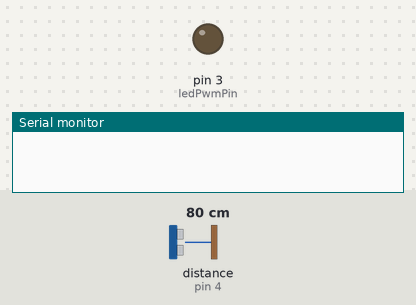
Simulated run of this sketch. Board: Arduino Uno, built with avr-gcc and run on an emulated ATmega328P. Shown: output pins drawn as LEDs (lit = HIGH), the last lines printed to the serial monitor. Wiring (inferred from the names in the program): ultrasonic range finder: trigger pin 2; echo pin 4. The test bench sets the inputs (shaded band); at power-on: distance to the obstacle (sensor on pin 4) 80 cm. The echo pulse lasts 58.3 µs per cm; pins used as bus, display or sensor lines are not drawn.

Above: at 1.2 s.
1.3 s: distance to the obstacle (sensor on pin 4) set to 4 cm
At 2.5 s:
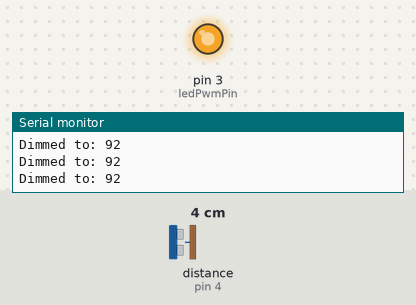
3.0 s: distance to the obstacle (sensor on pin 4) set to 9 cm
At 4.3 s:
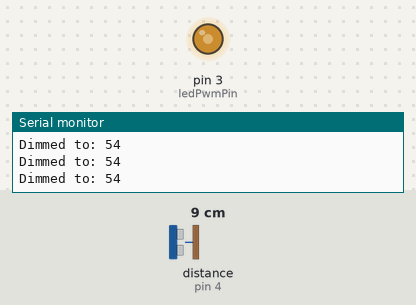
Timing chart, 0 to 6.0 s (numbered marks = the images above; inputs shaded):
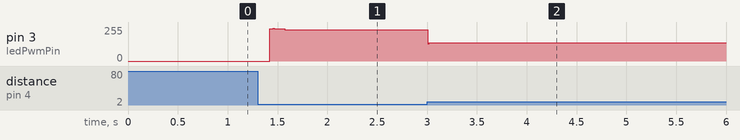

Measured:
- after the input at 1.3 s, pin 3 (ledPwmPin): 0/255 → 243/255 after 0.12 s, → 234/255 0.15 s later
- after the input at 3.0 s, pin 3 (ledPwmPin): 234/255 → 136/255 at once

The sketch:

TouchlessDimmer.ino
```cpp
/*
Name:		TouchlessDimmer.ino
Created:	3/20/2016 7:46:59 PM
Author:	Ruben Ravatsaas
*/

#define ultraSoundTrigPin 2
#define ultraSoundEchoPin 4
#define ledPwmPin 3

#define cycleTime 10
#define waveRange 50
#define dimRange 150
#define minRange 30

short dimRangeCycles = 0;
short waveRangeCycles = 0;

bool ledOn = false;
short ledBrightness = 128;

long lastGoodDistanceReading = 0;

// the setup function runs once when you press reset or power the board
void setup() {
	Serial.begin(9600);
	pinMode(ultraSoundTrigPin, OUTPUT);
	pinMode(ultraSoundEchoPin, INPUT);
}

// the loop function runs over and over again until power down or reset
void loop() {
	float distMm = getDistance();
	//Serial.println(distMm);

	// Detect hold
	if (dimRangeCycles >= 10 && distMm <= dimRange) {
		// Hand has been in front of sensor for more than 20 cycles, and still is.
		//Serial.println(map(constrain(distMm, minRange, dimRange), minRange, dimRange, 100, 0));
		ledBrightness = map(constrain(distMm, minRange, dimRange), minRange, dimRange, 255, 0);
		ledOn = true;
	}
	// Detect wave
	else if (waveRangeCycles > 2 && waveRangeCycles <= 10 && distMm >= waveRange)
	{
		// Hand was in front of sensor for 1-3 cycles, and is now removed
		Serial.println("Detected wave");
		ledOn = !ledOn;
	}

	// Detect hold
	if (dimRangeCycles >= 10 && distMm <= dimRange) {
		// Hand has been in front of sensor for more than 20 cycles, and still is.
		Serial.print("Dimmed to: ");
		Serial.println(map(constrain(distMm, minRange, dimRange), minRange, dimRange, 100, 0));
		ledBrightness = map(constrain(distMm, minRange, dimRange), minRange, dimRange, 255, 0);
		ledOn = true;
	}

	// Update counters
	if (distMm <= waveRange)
		waveRangeCycles = min(waveRangeCycles + 1, 255); // Prevent overflow
	else
		waveRangeCycles = 0; // Reset

	if (distMm <= dimRange)
		dimRangeCycles = min(dimRangeCycles + 1, 255); //Prevent overflow
	else
		dimRangeCycles = 0; // Reset


	analogWrite(ledPwmPin, ledBrightness * ledOn);
	delay(cycleTime);
}

// Returns distance in mm.
long getDistance() {
	long pulseLength;
	long distMm;

	// Trigger pulse
	digitalWrite(ultraSoundTrigPin, HIGH);
	delayMicroseconds(10);
	digitalWrite(ultraSoundTrigPin, LOW);

	// Read and interpret return
	pulseLength = pulseIn(ultraSoundEchoPin, HIGH);
	distMm = (pulseLength / 2) / 2.91;

	// Ensure reading is in range
	if (distMm < 2000)
		lastGoodDistanceReading = distMm;

	return lastGoodDistanceReading;
}
```
